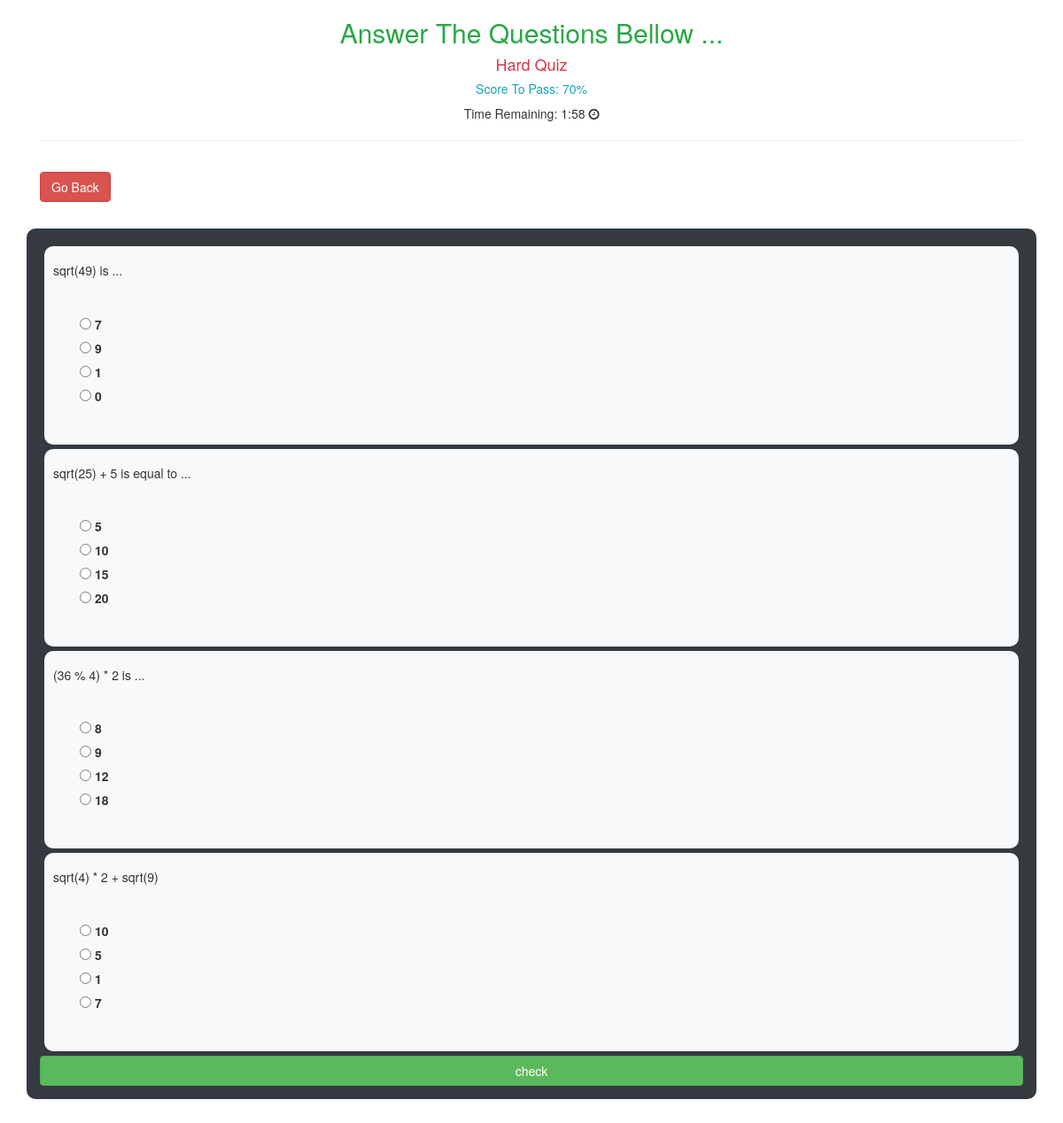
Screenshot of /3 (signed in) with the database file from the repository.
### quiz/models.py (models this page shows, shortened)
class Quiz( models.Model ):
    name = models.CharField( max_length=100 )
    difficulty = models.CharField( choices=choices, max_length=100 )
    number_of_questions = models.IntegerField( default=0, help_text='number of questions for quiz' )
    min_score = models.IntegerField( default=0, help_text='min score you need to pass the quiz.' )
    required_time = models.IntegerField()

class Question( models.Model ):
    question_text = models.CharField( max_length=250 )
    quiz = models.ForeignKey( Quiz, on_delete=models.CASCADE )

class Answer( models.Model ):
    question = models.ForeignKey( Question, on_delete=models.CASCADE )
    is_correct = models.BooleanField( default=False )
    answer_text = models.CharField( max_length=200 )

### quiz/views.py (the view)
# urls.py: path( '<int:quiz_id>', quizView, name='quiz' ),
@login_required
def quizView(request, *args, **kwargs):
    quiz_id = kwargs['quiz_id']
    quiz = Quiz.objects.filter( id=quiz_id ).first()
    questions = quiz.question_set.all()
    context = {'quiz': quiz, 'questions': questions}
    return render( request, 'quiz/quiz-page.html', context )

### quiz/templates/quiz/quiz-page.html (shortened to what this page needs)
{% extends 'shared/_MainLayout.html' %}
{% block content %}
    <div class="container">
        <h2 class="text-center text-success">Answer The Questions Bellow ...</h2>
        <h4 class="text-center text-danger">{{ quiz.difficulty|title }} Quiz</h4>
        <h5 class="text-center text-info">Score To Pass: {{ quiz.min_score|title }}%</h5>
        <p class="text-center">Time Remaining: <span id="minutes"></span>:<span id="seconds"></span> <i
                class="fa fa-clock-o"></i></p>
        <hr>
    </div>
    <div class="container mt-4 mb-5">
        <a href="{% url 'quiz:home-view' %}" class="btn btn-danger">Go Back</a>
    </div>
    <div class="container bg-dark p-4 mb-5" id="questions-div">
        <form method="post" id="quiz-form" action="{% url 'quiz:quiz-check' quiz.id %}" novalidate>
            {% for question in questions %}
                <div class="p-3 m-2 bg-light question">
                    <div>
                        <h5>{{ question.question_text }}</h5>
                    </div>
                    <div class="p-5">
                        {% for ans in question.answer_set.all %}
                            <div class="d-block">
                                <input type="radio" class="mt-2 ans" name="{{ ans.question.question_text }}"
                                       value="{{ ans.answer_text }}">
                                <label for="{{ ans.question.question_text }}">{{ ans.answer_text }}</label>
                            </div>
                        {% endfor %}
                    </div>
                </div>
            {% endfor %}
            <button type="submit" class="btn btn-block btn-success" id="check-btn">check</button>
        </form>
    </div>
{% endblock %}

### static/css/style.css (style rules this page uses)
a { text-decoration: none; }
#questions-div { border-radius: 10px; }
.question { border-radius: 10px; }

### rows the page displays
Quiz: difficulty "Hard", min_score "70"
Question: question_text "sqrt(49) is ..."
Answer: answer_text "7"
Answer: answer_text "9"
Answer: answer_text "1"
Answer: answer_text "0"
Question: question_text "sqrt(25) + 5 is equal to ..."
Answer: answer_text "5"
Answer: answer_text "10"
Answer: answer_text "15"
Answer: answer_text "20"
Question: question_text "(36 % 4) * 2 is ..."
Answer: answer_text "8"
Answer: answer_text "9"
Answer: answer_text "12"
Answer: answer_text "18"
Question: question_text "sqrt(4) * 2 + sqrt(9)"
Answer: answer_text "10"
Answer: answer_text "5"
Answer: answer_text "1"
Answer: answer_text "7"
